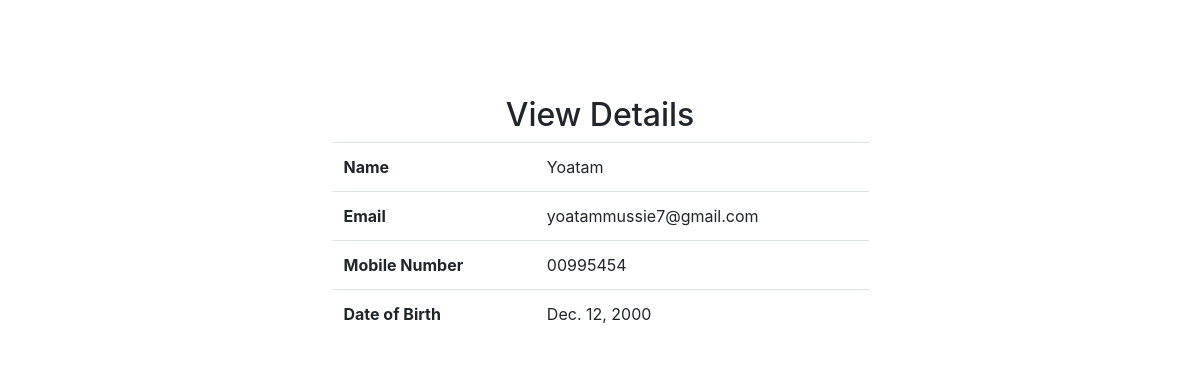
Page /View/5 on the committed database.
### crud/models.py (models this page shows, shortened)
class User(models.Model):
    name=models.CharField(max_length=30)
    email=models.EmailField(unique=True)
    mobile_number = models.CharField(max_length=15)
    date_of_birth = models.DateField()

### crud/views.py (the view)
# urls.py: path('View/<eid>', views.ViewUser),
def ViewUser(request,eid=None):
    mydict={}
    one_rec = User.objects.get(pk=eid)
    mydict['user']=one_rec
    return render(request,'View.html',mydict)

### crud/templates/View.html (shortened to what this page needs)
<!DOCTYPE html>
<html lang="en">
<head>
    <link rel="stylesheet" href="https://cdn.jsdelivr.net/npm/bootstrap@4.6.1/dist/css/bootstrap.min.css">
</head>
<body>
<div class="container-fluid my-5">
    <div class="w-50 m-auto p-4 ">
        <h2 class="text-center mt-4">View Details</h2>
        <table class="table bg-white">
            <tr>
                <th>Name</th>
                <td>{{ user.name }}</td>
            </tr>
            <tr>
                <th>Email</th>
                <td>{{ user.email }}</td>
            </tr>
            <tr>
                <th>Mobile Number</th>
                <td>{{ user.mobile_number }}</td>
            </tr>
            <tr>
                <th>Date of Birth</th>
                <td>{{ user.date_of_birth }}</td>
            </tr>
        </table>
</div>
</body>
</html>

### rows in the picture
User: name "Yoatam", email "yoatammussie7@gmail.com", mobile_number "00995454", date_of_birth "Dec. 12, 2000"
